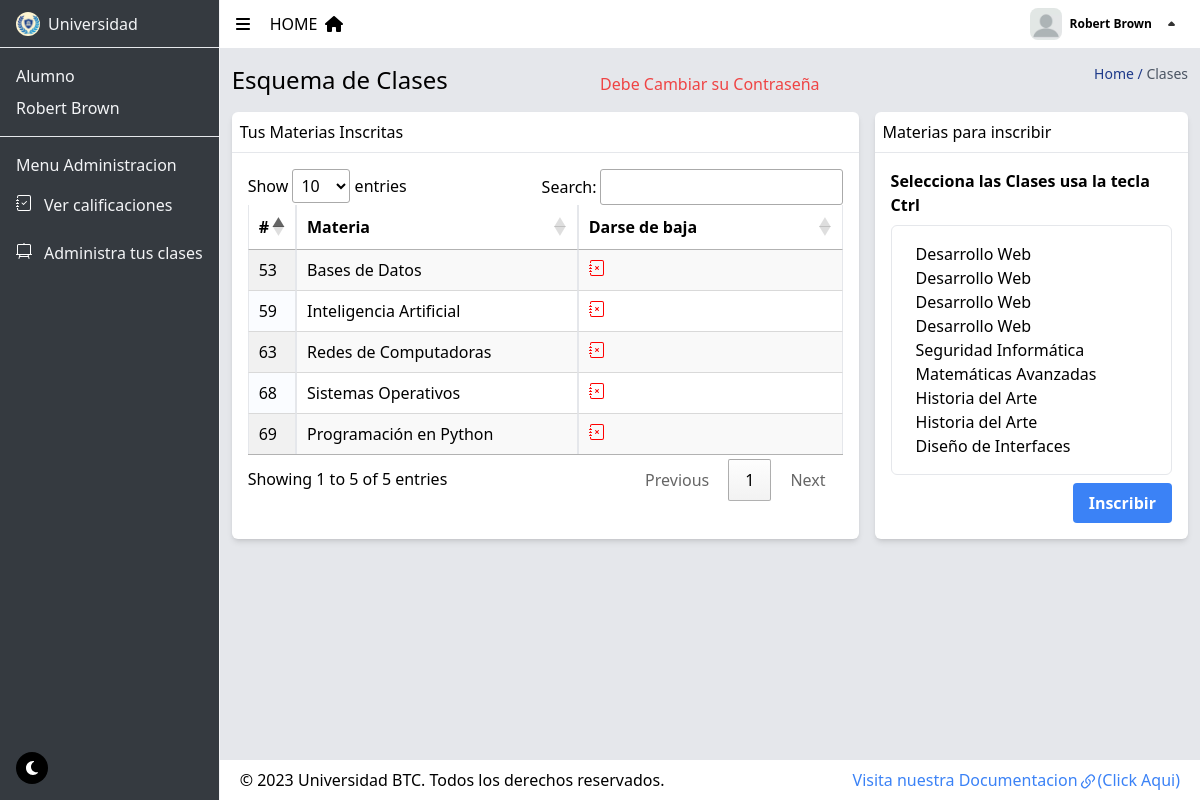
The page /view/clases_a.php (signed in) on the database its author committed.
### tables this page shows
CREATE TABLE IF NOT EXISTS `seleccion` (
  `se_id` int NOT NULL AUTO_INCREMENT,
  `se_alumno` int NOT NULL,
  `se_materia` int NOT NULL,
  `se_nota` int DEFAULT NULL,
  `se_mensaje` text ,
  PRIMARY KEY (`se_id`),
  KEY `seleccion_materia_idmateria` (`se_materia`),
  KEY `seleccion_usuario_id_alumno` (`se_alumno`)
);

CREATE TABLE IF NOT EXISTS `materia` (
  `ma_id` int NOT NULL AUTO_INCREMENT,
  `ma_nombre` varchar(50)  NOT NULL,
  `ma_profesor` int DEFAULT NULL,
  PRIMARY KEY (`ma_id`),
  KEY `materia_usuario_idprofesor` (`ma_profesor`)
);

### model/R_alumno_registro.php (the view, shortened to what this page needs)
<?php
require_once("../controller/connection.php");
if (!empty($_GET['id'])) {
    $id = $_GET['id'];
    $resultado = $mysqli->query("select * from vista_materia_calificacion where se_id=$id");
    $result = $resultado->fetch_assoc();
    if (empty($result)) {
        $respuesta = array('status' => false, 'msg' => 'datos no encontrados');
    } else {
        $respuesta = array('status' => true, 'data' => $result);
    }
    echo json_encode($respuesta, JSON_UNESCAPED_UNICODE);
} else {
    $id_alum = $_SESSION['usuario']['us_id'];
    $resultado = $mysqli->query("select * from materia LEFT join seleccion ON se_materia = ma_id WHERE ma_id not in (SELECT se_materia FROM seleccion WHERE se_alumno = '$id_alum') ");
    if ($resultado) {
        if ($resultado->num_rows > 0) {
            while ($datos = $resultado->fetch_assoc()) {
    ?>
                <label>
                    <span class="block ps-2 peer peer-checked:bg-blue-200"><?php echo $datos['ma_nombre']; ?></span>
                </label>
    <?php
            }
        }
    } else {
        echo "<tr><td colspan='5'>Error executing the query: " . $mysqli->error . "</td></tr>";
    }
}
?>

### template/header.php (shortened to what this page needs)
<?php
extract($_SESSION['usuario']);
?>
<!DOCTYPE html>
<html lang="en" >
<head>
    <link href="../css/output.css" rel="stylesheet">
    <link href="../css/table.css" rel="stylesheet">
    <link href="../DataTables/datatables.min.css" rel="stylesheet">
</head>
<body>
    <button onclick="toggleDarkMode()" class="dark:bg-white bg-black rounded-full p-2 fixed bottom-4 left-4 z-10 w-8 h-8">
        <img src="../svg/dark.svg" class="block dark:hidden w-full h-full " alt="">
    </button>
    <div class="flex h-full w-screen dark:text-white">
        <?php include_once '../template/Slidebar.php' ?>
        <div class="flex flex-col w-full h-full min-h-screen justify-between bg-gray-200 dark:bg-gray-800 ">
            <div>
            <nav class="flex justify-between px-4 min-h-[3rem] bg-white dark:bg-gray-700 shadow-white border-white relative">
                <div class=" flex gap-5 items-center ">
                    <img id="toggle" class="cursor-pointer" src="../svg/bars.svg" alt="" srcset="">
                    <a href="./dashboard.php" class="flex">
                        <h1 class=" mr-2">HOME </h1>
                        <img src="../svg/home.svg" alt="" srcset="">
                    </a>
                </div>
                <div id="control-menu" class="flex items-center gap-2 cursor-pointer">
                    <div class="h-8 w-8 overflow-hidden rounded-lg">
                        <img id="imagePreviewmenu" class="w-full h-full object-cover" src="../pictures/<?php echo is_file("../pictures/user_" . $us_id) ? "user_" . $us_id : "usuario.jpg" ?>" alt="">
                    </div>
                    <span class="hidden sx:block font-semibold text-xs leading-snug"><?php echo $us_name . " " . $us_lastname ?></span>
                    <div id="icon_menu" class="hidden sx:block w-6 transform transition-transform duration-500 ">
                        <img src="../svg/arrow.svg" alt="logo" />
                    </div>
                </div>
            </nav>

### template/Slidebar.php (shortened to what this page needs)
<aside id="slidebar" class="bg-gray-sl dark:bg-gray-700 text-gray-100 border-gray-100 border-e w-60 toggle transform duration-300 ease-out min-h-screen flex flex-col   ">
    <div class="flex items-center gap-2 h-12 px-4 py-2 border-b-[0.1px] ">
        <div class="w-6 h-6 rounded-full overflow-hidden  ">
            <img class=" max-w-[253%] m-[-50%-75%]" src="../pictures/logo.jpg" alt="">
        </div>
        <span class="link ">Universidad</span>
    </div>
    <div class="flex flex-col gap-2 p-4 border-b-[0.1px] link">
        <span class=""><?php
                        switch ($us_permiso) {
                            case 3:
                                echo 'Alumno';
                                break;
                        }
                        ?></span>
        <span class=""><?php echo $us_name . " " . $us_lastname ?></span>
    </div>
    <ul class="flex flex-col p-4 gap-2 ">
        <li class=" link block text-center whitespace-nowrap ">Menu Administracion</li>
        <?php if ($us_permiso == 3) : ?>
            <li class="hover:bg-white">
                <a class="flex gap-2 items-center whitespace-nowrap py-2 bg-gray-sl dark:bg-gray-700  transform duration-300" href="./calificaciones.php">
                    <div class="h-5 w-5"><img src="../svg/nota.svg " alt="" srcset=""></div>
                    <span class="hidden">Ver calificaciones</span>
                </a>
            </li>
            <li class="hover:bg-white">
                <a class="flex gap-2 items-center whitespace-nowrap py-2 bg-gray-sl dark:bg-gray-700  transform duration-300" href="./clases_a.php">
                    <div class="h-5 w-5"><img src="../svg/classroom.svg" alt="" srcset=""></div>
                    <span class="hidden">Administra tus clases</span>
                </a>
            </li>
        <?php endif; ?>
    </ul>
</aside>

### view/clases_a.php (shortened to what this page needs)
<?php include '../template/header.php'
?>
<main class="h-full flex flex-col bg-gray-200 dark:bg-gray-800 mx-3 dark:text-white">
    <div class="relative flex justify-between my-4">
        <h1 class="text-2xl">Esquema de Clases</h1>
        <span class="text-sm text-blue-900 dark:text-blue-600">Home / <span class="text-gray-600 dark:text-gray-400">Clases</span></span>
        <?php
            if (isset($_SESSION['error_message'])) {
                echo '<p id="msj" class="text-red-500 w-full text-center absolute transform duration-500 ease-in-out bottom-8">' . $_SESSION['error_message'] . '</p>';
            }
            ?>
    </div>
    <div class="flex gap-4">
        <div class=" flex flex-col w-full bg-white dark:bg-gray-700 rounded-md shadow-md">
            <span class="flex border-b p-2">
                Tus Materias Inscritas
            </span>
            <div class="flex w-full gap-4 p-4">
                <table id="table_clase" class="display table table-bordered w-screen " >
                    <thead >
                        <tr >
                            <th class="w-auto ">#</th>
                            <th class="w-80">Materia</th>
                            <th class="w-80">Darse de baja</th>
                        </tr>
                    </thead>
                    <tbody>
                         <?php include "../model/R_alumno_retiro.php" ?>
                    </tbody>
                </table>
            </div>
        </div>
        <div class="flex flex-col w-1/2 bg-white dark:bg-gray-700 rounded-md shadow-md">
            <span class="flex border-b p-2">
                Materias para inscribir
            </span>
            <div class="flex flex-col gap-2 m-4">
            <span class="font-bold ">Selecciona las Clases usa la tecla Ctrl</span>
            <form action="../controller/CUD_register.php" id="inscribirForm" method="post" class=" flex flex-col" >
                <div class="flex flex-col p-4 border rounded-md">
                    <?php include "../model/R_alumno_registro.php" ?>
                </div>
                <button type="submit" class="self-end mt-2    bg-blue-500 hover:bg-blue-700 text-white font-bold py-2 px-4 rounded">
                    Inscribir
            </button>
            </form>
            </div>
        </div>
    </div>
</main>
<?php include '../template/footer.php' ?>

### model/R_alumno_retiro.php
<?php
require_once("../controller/connection.php");
if (!empty($_GET['id'])) {
    $id = $_GET['id'];
    $resultado = $mysqli->query("select * from vista_materia_calificacion where se_id=$id");
    $result = $resultado->fetch_assoc();
    if (empty($result)) {
        $respuesta = array('status' => false, 'msg' => 'datos no encontrados');
    } else {
        $respuesta = array('status' => true, 'data' => $result);
    }
    echo json_encode($respuesta, JSON_UNESCAPED_UNICODE);
} else {
    $id_alum = $_SESSION['usuario']['us_id'];
    $resultado = $mysqli->query("SELECT * FROM vista_materia_calificacion where se_alumno = $id_alum ");
    if ($resultado) {
        if ($resultado->num_rows > 0) {
            while ($datos = $resultado->fetch_assoc()) {
                $id = $datos['se_id'];
                $nombre = $datos['ma_nombre'];
                $eliminar = array(
                    'controller' => "CUD_clase.php",
                    'accion' => "delete",
                    'query' => "DELETE FROM seleccion WHERE se_id = $id",
                    'msj' =>  "Retirar $nombre"
                );
    ?>
        <tr>
            <td><?php echo $datos['se_id']; ?></td>
            <td><?php echo $datos['ma_nombre']; ?></td>
            <td>
                <img onclick='Eliminar(<?php echo json_encode($eliminar); ?> )' data-modal-target="delete-modal" data-modal-toggle="delete-modal" class="cursor-pointer" src="../svg/retirar.svg" alt="">
            </td>
        </tr>
    <?php
            }
        }
    } else {
        echo "<tr><td colspan='5'>Error executing the query: " . $mysqli->error . "</td></tr>";
    }
}
?>

### template/footer.php (shortened to what this page needs)
</div>
<footer class="bg-white dark:bg-gray-700  text-center  flex justify-between py-2 px-5">
    <p class="">© <?php echo date("Y"); ?> Universidad BTC. Todos los derechos reservados.</p>
        <a href="../readme.php" target=" _blank "  class="text-blue-500 hover:underline flex items-end">Visita nuestra Documentacion
        &#40;Click Aqui&#41;
        </a>
</footer>
</div>
</div>
</body>
</html>

### rows shown on the page
seleccion: se_materia.ma_nombre "Desarrollo Web"
seleccion: se_materia.ma_nombre "Desarrollo Web"
seleccion: se_materia.ma_nombre "Desarrollo Web"
seleccion: se_materia.ma_nombre "Desarrollo Web"
seleccion: se_materia.ma_nombre "Seguridad Informática"
materia: ma_nombre "Matemáticas Avanzadas"
seleccion: se_materia.ma_nombre "Historia del Arte"
seleccion: se_materia.ma_nombre "Historia del Arte"
materia: ma_nombre "Diseño de Interfaces"

### other values the page prints
$us_name "Robert"
$us_lastname "Brown"
$_SESSION['error_message'] "Debe Cambiar su Contraseña"
$datos['se_id'] "53"
$datos['ma_nombre'] "Bases de Datos"
$datos['se_id'] "59"
$datos['ma_nombre'] "Inteligencia Artificial"
$datos['se_id'] "63"
$datos['ma_nombre'] "Redes de Computadoras"
$datos['se_id'] "68"
$datos['ma_nombre'] "Sistemas Operativos"
$datos['se_id'] "69"
$datos['ma_nombre'] "Programación en Python"
